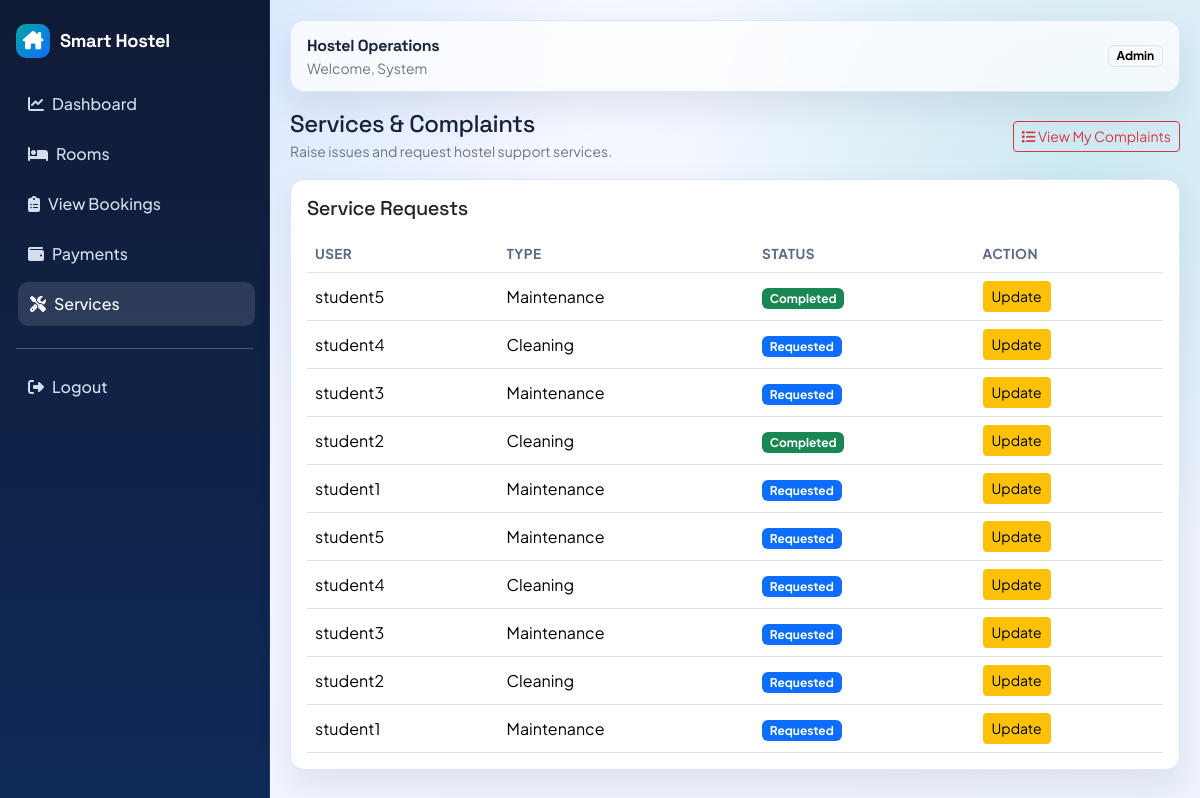
The page /services (signed in) on the database its author committed.
### accounts/models.py (models this page shows, shortened)
class User(AbstractUser):
	ROLE_ADMIN = "admin"
	ROLE_STUDENT = "student"
	ROLE_CHOICES = [
		(ROLE_ADMIN, "Admin"),
		(ROLE_STUDENT, "Student"),
	]
	role = models.CharField(max_length=20, choices=ROLE_CHOICES, default=ROLE_STUDENT)

### services/models.py (models this page shows, shortened)
class ServiceRequest(models.Model):
	TYPE_CLEANING = "cleaning"
	TYPE_MAINTENANCE = "maintenance"
	REQUEST_TYPE_CHOICES = [
		(TYPE_CLEANING, "Cleaning"),
		(TYPE_MAINTENANCE, "Maintenance"),
	]
	STATUS_REQUESTED = "requested"
	STATUS_IN_PROGRESS = "in_progress"
	STATUS_COMPLETED = "completed"
	STATUS_CHOICES = [
		(STATUS_REQUESTED, "Requested"),
		(STATUS_IN_PROGRESS, "In Progress"),
		(STATUS_COMPLETED, "Completed"),
	]
	user = models.ForeignKey(settings.AUTH_USER_MODEL, on_delete=models.CASCADE, related_name="service_requests")
	request_type = models.CharField(max_length=20, choices=REQUEST_TYPE_CHOICES)
	details = models.TextField(blank=True)
	status = models.CharField(max_length=20, choices=STATUS_CHOICES, default=STATUS_REQUESTED)
	created_at = models.DateTimeField(auto_now_add=True)
	updated_at = models.DateTimeField(auto_now=True)
	class Meta:
		ordering = ["-created_at"]

### services/views.py (the view)
# urls.py: path("services", services_view, name="list"),
@login_required
def services_view(request):
	requests = ServiceRequest.objects.select_related("user")
	if request.user.role != User.ROLE_ADMIN and not request.user.is_staff:
		requests = requests.filter(user=request.user)
	return render(request, "services/services.html", {"service_requests": requests})

### templates/services/services.html (shortened to what this page needs)
{% extends "base.html" %}
{% block content %}
<div class="d-flex flex-wrap gap-2 justify-content-between align-items-center mb-3">
    <div>
        <h4 class="mb-0">Services & Complaints</h4>
        <small class="text-secondary">Raise issues and request hostel support services.</small>
    </div>
    <div class="d-flex gap-2">
        <a href="{% url 'services:complaints' %}" class="btn btn-outline-danger btn-sm">
            <i class="fas fa-list"></i> View My Complaints
        </a>
    </div>
</div>
<div class="row g-3">
    <div class="col-lg-12">
        <div class="card card-soft h-100">
            <div class="card-body">
                <h5 class="mb-3">Service Requests</h5>
                <div class="table-responsive">
                    <table class="table align-middle mb-0">
                        <thead>
                        <tr><th>User</th><th>Type</th><th>Status</th>{% if request.user.is_superuser or request.user.is_staff or request.user.role == "admin" %}<th>Action</th>{% endif %}</tr>
                        </thead>
                        <tbody>
                        {% for item in service_requests %}
                        <tr>
                            <td>{{ item.user.username }}</td>
                            <td>{{ item.get_request_type_display }}</td>
                            <td>
                                {% if item.status == "requested" %}
                                <span class="badge text-bg-primary">Requested</span>
                                {% elif item.status == "in_progress" %}
                                <span class="badge text-bg-warning">In Progress</span>
                                {% else %}
                                <span class="badge text-bg-success">Completed</span>
                                {% endif %}
                            </td>
                            {% if request.user.is_superuser or request.user.is_staff or request.user.role == "admin" %}
                            <td>
                                <a href="{% url 'services:update_service_status' item.id %}" class="btn btn-warning btn-sm">
                                    Update
                                </a>
                            </td>
                            {% endif %}
                        </tr>
                        {% empty %}
                        <tr><td colspan="4" class="text-center text-secondary py-4">No service requests found.</td></tr>
                        {% endfor %}
                        </tbody>
                    </table>
                </div>
            </div>
        </div>
    </div>
</div>
{% endblock %}

### templates/base.html (shortened to what this page needs)
{% load static %}
<!doctype html>
<html lang="en">
<head>
    <link href="https://cdn.jsdelivr.net/npm/bootstrap@5.3.3/dist/css/bootstrap.min.css" rel="stylesheet">
    <link href="https://cdnjs.cloudflare.com/ajax/libs/font-awesome/6.5.2/css/all.min.css" rel="stylesheet">
    <link href="{% static 'css/app.css' %}" rel="stylesheet">
</head>
<body>
{% if user.is_authenticated %}
<div class="shell">
    <aside class="sidebar">
        <a class="brand" href="{% url 'accounts:dashboard' %}">
            <span class="brand-badge"><i class="fa-solid fa-house-chimney"></i></span>
            <span class="brand-font">Smart Hostel</span>
        </a>
        <nav class="nav flex-column">
            <a class="nav-link" href="{% url 'accounts:dashboard' %}"><i class="fa-solid fa-chart-line me-2"></i>Dashboard</a>
            <a class="nav-link" href="{% url 'hostel:rooms' %}"><i class="fa-solid fa-bed me-2"></i>Rooms</a>
            {% if user.is_authenticated and user.role == "admin" %}
            <a class="nav-link" href="{% url 'bookings:history' %}"><i class="fa-solid fa-clipboard-list me-2"></i>View Bookings</a>
            {% endif %}
            <a class="nav-link" href="{% url 'payments:list' %}"><i class="fa-solid fa-wallet me-2"></i>Payments</a>
            <a class="nav-link" href="{% url 'services:list' %}"><i class="fa-solid fa-screwdriver-wrench me-2"></i>Services</a>
        </nav>
        <hr class="border-light-subtle my-3">
        <a class="nav-link" href="{% url 'accounts:logout' %}"><i class="fa-solid fa-right-from-bracket me-2"></i>Logout</a>
    </aside>
    <main class="main">
        <div class="topbar">
            <div>
                <strong class="brand-font">Hostel Operations</strong>
                <div class="small text-secondary">Welcome, {{ request.user.first_name|default:request.user.username }}</div>
            </div>
            <span class="badge text-bg-light border">{{ request.user.get_role_display }}</span>
        </div>
        {% block content %}{% endblock %}
    </main>
</div>
{% else %}
<div class="auth-wrap">
    {% block auth_content %}{% endblock %}
</div>
{% endif %}
</body>
</html>

### static/css/app.css (style rules this page uses)
:root { --bg-1: #f7f9ff; --bg-2: #eef3ff; --surface: #ffffff; --ink-1: #18233f; --ink-2: #5b6787; --brand: #0d6efd; --brand-2: #00a6a6; --accent: #ff8a00; --line: #dde5ff; --shadow: 0 15px 35px rgba(24, 35, 63, 0.09); }
* { box-sizing: border-box; }
body { margin: 0; font-family: "Plus Jakarta Sans", sans-serif; color: var(--ink-1); background: radial-gradient(circle at 10% 0%, rgba(13, 110, 253, 0.16), transparent 35%), radial-gradient(circle at 90% 20%, rgba(0, 166, 166, 0.16), transparent 32%), linear-gradient(140deg, var(--bg-1), var(--bg-2)); min-height: 100vh; }
h1, h2, h3, h4, h5, h6, .brand-font { font-family: "Space Grotesk", sans-serif; letter-spacing: -0.02em; }
.shell { display: grid; grid-template-columns: 270px 1fr; min-height: 100vh; }
.sidebar { background: linear-gradient(180deg, #101b36, #0f2956); color: #f7fbff; padding: 24px 16px; position: sticky; top: 0; height: 100vh; border-right: 1px solid rgba(255, 255, 255, 0.08); }
.brand { display: flex; align-items: center; gap: 10px; font-weight: 700; font-size: 1.15rem; margin-bottom: 24px; color: #fff; text-decoration: none; }
.brand-badge { width: 34px; height: 34px; border-radius: 10px; display: grid; place-items: center; background: linear-gradient(135deg, #00a6a6, #0d6efd); }
.sidebar .nav-link { color: rgba(233, 242, 255, 0.9); border-radius: 10px; padding: 10px 12px; margin-bottom: 6px; font-weight: 500; transition: 0.2s ease; }
.sidebar .nav-link:hover, .sidebar .nav-link.active { background: rgba(255, 255, 255, 0.12); color: #fff; transform: translateX(2px); }
.main { padding: 20px; animation: fadeUp 0.45s ease; }
.topbar { background: rgba(255, 255, 255, 0.72); backdrop-filter: blur(8px); border: 1px solid var(--line); border-radius: 14px; padding: 12px 16px; display: flex; align-items: center; justify-content: space-between; box-shadow: var(--shadow); margin-bottom: 18px; }
.card-soft { border: 1px solid var(--line); border-radius: 14px; background: var(--surface); box-shadow: var(--shadow); }
.table thead th { border-bottom: 1px solid #dce5ff; color: var(--ink-2); font-size: 0.85rem; text-transform: uppercase; letter-spacing: 0.03em; }

### rows shown on the page
User: user.first_name "System", user.role "Admin"
ServiceRequest: user.username "student5", request_type "Maintenance", status "Completed"
ServiceRequest: user.username "student4", request_type "Cleaning", status "Requested"
ServiceRequest: user.username "student3", request_type "Maintenance", status "Requested"
ServiceRequest: user.username "student2", request_type "Cleaning", status "Completed"
ServiceRequest: user.username "student1", request_type "Maintenance", status "Requested"
ServiceRequest: user.username "student5", request_type "Maintenance", status "Requested"
ServiceRequest: user.username "student4", request_type "Cleaning", status "Requested"
ServiceRequest: user.username "student3", request_type "Maintenance", status "Requested"
ServiceRequest: user.username "student2", request_type "Cleaning", status "Requested"
ServiceRequest: user.username "student1", request_type "Maintenance", status "Requested"
